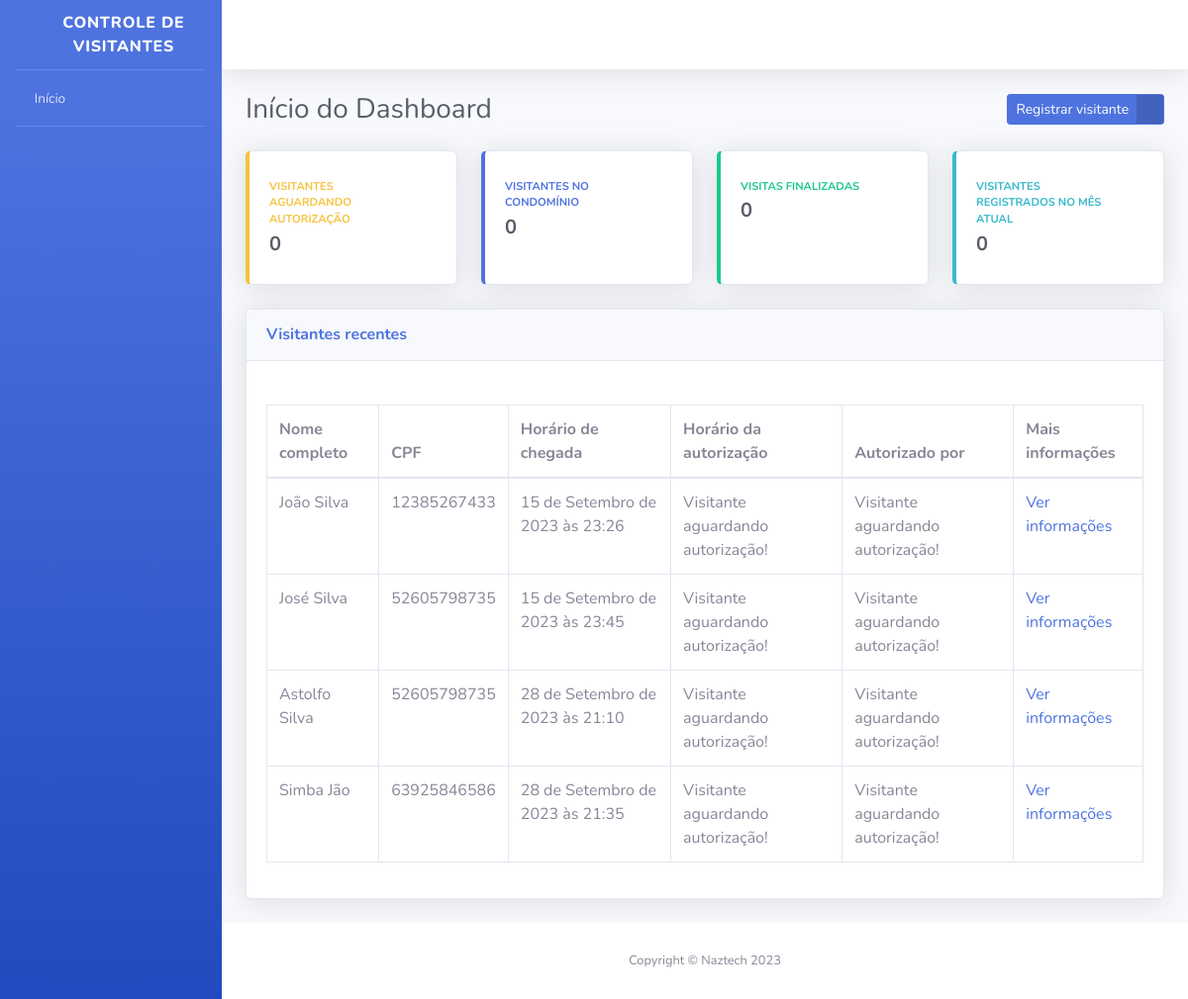
The app's page /, older data.
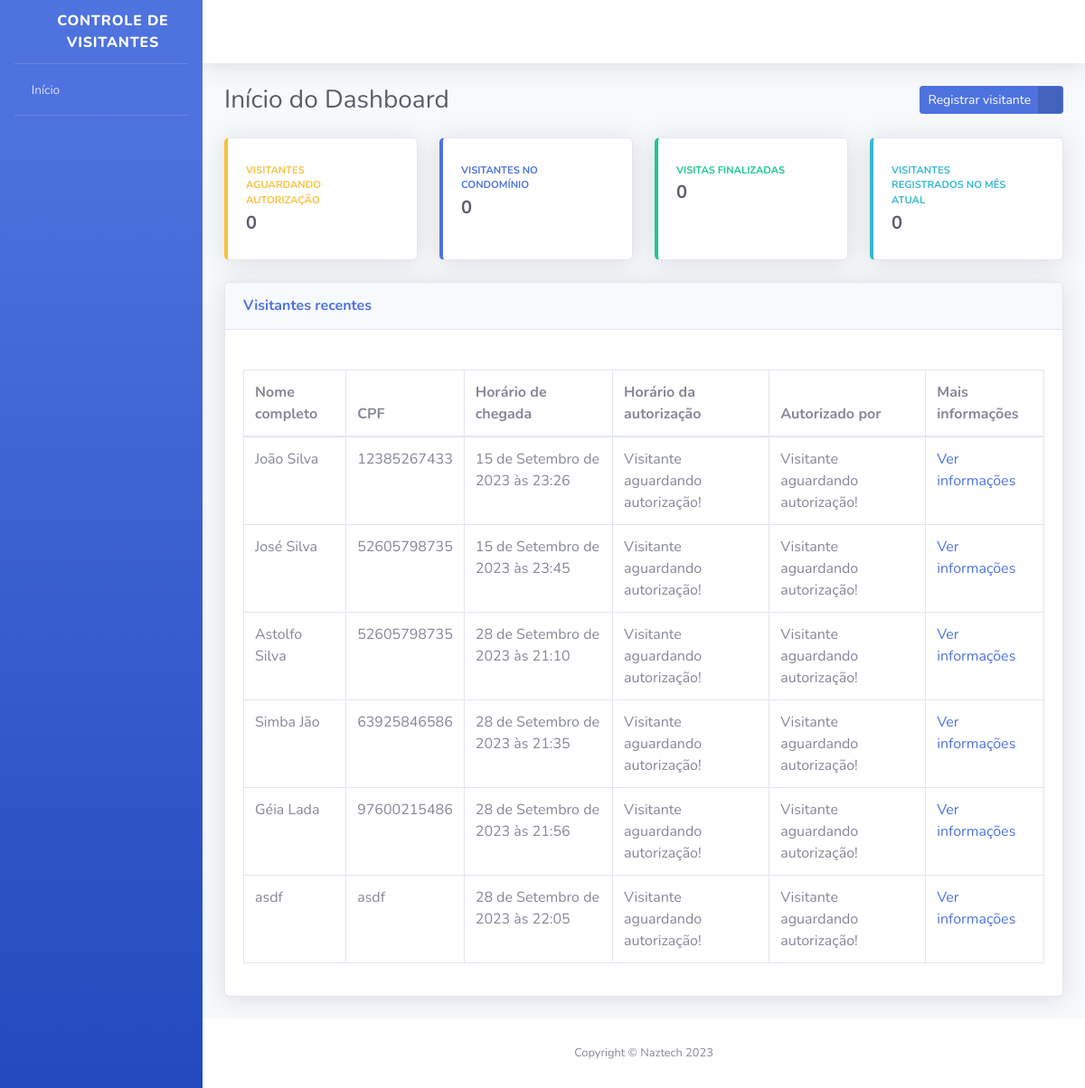
The same page, newer data.
### visitantes/models.py (models this page shows, shortened)
class Visitor(models.Model):
    VISITOR_STATUS = [
        ("AGUARDANDO", "Aguardando autorização"),
        ("EM_VISITA", "Em visita"),
        ("FINALIZADO", "Visita Finalizada"),
    ]
    status = models.CharField(
        verbose_name="Status",
        max_length=10,
        choices=VISITOR_STATUS,
        default="AGUARDANDO"
    )
    full_name = models.CharField(
        verbose_name="Nome completo",
        max_length=100,
        blank=False,
        null=False
    )
    cpf = models.CharField(
        verbose_name="CPF",
        max_length=11,
        null=False
    )
    birth_date = models.DateField(
        verbose_name="Data de nascimento",
        auto_now_add=False,
        auto_now=False,
        null=False
    )
    house_number = models.PositiveSmallIntegerField(
        verbose_name="Número da casa a ser visitada",
    )
    license_plate = models.CharField(
        verbose_name="Placa do veículo",
        max_length=7,
        blank=True,
        null=True
    )
    arrival_time = models.DateTimeField(
        verbose_name="Horário de chegada na portaria",
        auto_now_add=True
    )
    leave_time = models.DateTimeField(
        verbose_name="Horário de saída da portaria",
        auto_now=False,
        blank=True,
        null=True
    )
    authorization_time = models.DateTimeField(
        verbose_name="Horário de autorização de entrada",
        auto_now=False,
        blank=True,
        null=True
    )
    responsible_resident = models.CharField(
        verbose_name="Nome do morador responsável por autorizar a entrada do visitante",
        max_length=194,
        blank=True,
    )
    registered_by = models.ForeignKey(
        "porteiros.Concierge",
        verbose_name="Responsável pelo registro",
        on_delete=models.PROTECT
    )
    def get_authorization_time(self):
        if self.authorization_time:
            return self.authorization_time
        return "Visitante aguardando autorização!"
    def get_responsible_resident(self):
        if self.responsible_resident:
            return self.responsible_resident
        return "Visitante aguardando autorização!"
    class Meta:
        verbose_name = "Visitor"
        verbose_name_plural = "Visitors"
        db_table = "visitor"

### usuarios/views.py (the view)
def index(request):
    all_visitors = Visitor.objects.all()
    context = {
        "nome_pagina": "Início do Dashboard",
        "all_visitors": all_visitors,
    }
    return render(request, 'index.html', context)

### templates/index.html (shortened to what the changed rows need)
{% extends "base.html" %}
{% block content %}
<div class="container-fluid">
    <div class="d-sm-flex align-items-center justify-content-between mb-4">
        <h1 class="h3 mb-0 text-gray-800">{{nome_pagina}}</h1>
    </div>
    <div class="card shadow mb-4">
        <div class="card-body">
            <div class="table-responsive">
                <table class="table table-bordered">
                    <thead>
                        <th>Nome completo</th>
                        <th>CPF</th>
                        <th>Horário de chegada</th>
                        <th>Horário da autorização</th>
                        <th>Autorizado por</th>
                        <th>Mais informações</th>
                    </thead>
                    <tbody>
                        {% for visitor in all_visitors %}
                            <tr>
                                <td>{{ visitor.full_name }}</td>
                                <td>{{ visitor.cpf }}</td>
                                <td>{{ visitor.arrival_time }}</td>
                                <td>{{ visitor.get_authorization_time }}</td>
                                <td>{{ visitor.get_responsible_resident }}</td>
                                <td>
                                    <a href="{% url "visitor_information" id=visitor.id %}">
                                        Ver informações
                                    </a>
                                </td>
                            </tr>
                        {% endfor %}
                    </tbody>
                </table>
            </div>
        </div>
    </div>
</div>
{% endblock content %}

Row changes from the older to the newer data that the page shows:
added Visitor: full_name "Géia Lada", cpf "97600215486", arrival_time "28 de Setembro de 2023 às 21:56", get_authorization_time "Visitante aguardando autorização!", get_responsible_resident "Visitante aguardando autorização!"
added Visitor: full_name "asdf", cpf "asdf", arrival_time "28 de Setembro de 2023 às 22:05", get_authorization_time "Visitante aguardando autorização!", get_responsible_resident "Visitante aguardando autorização!"
